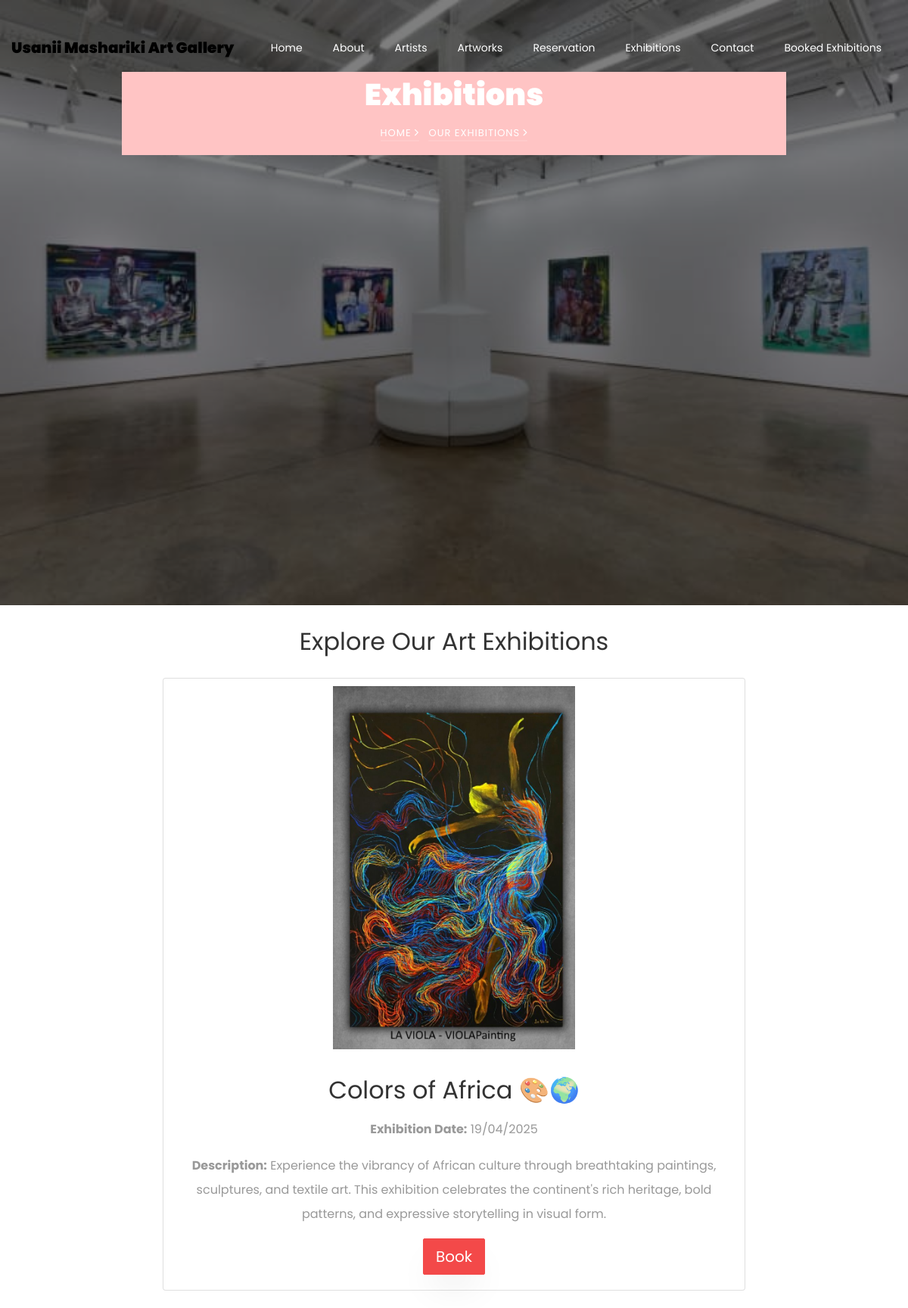
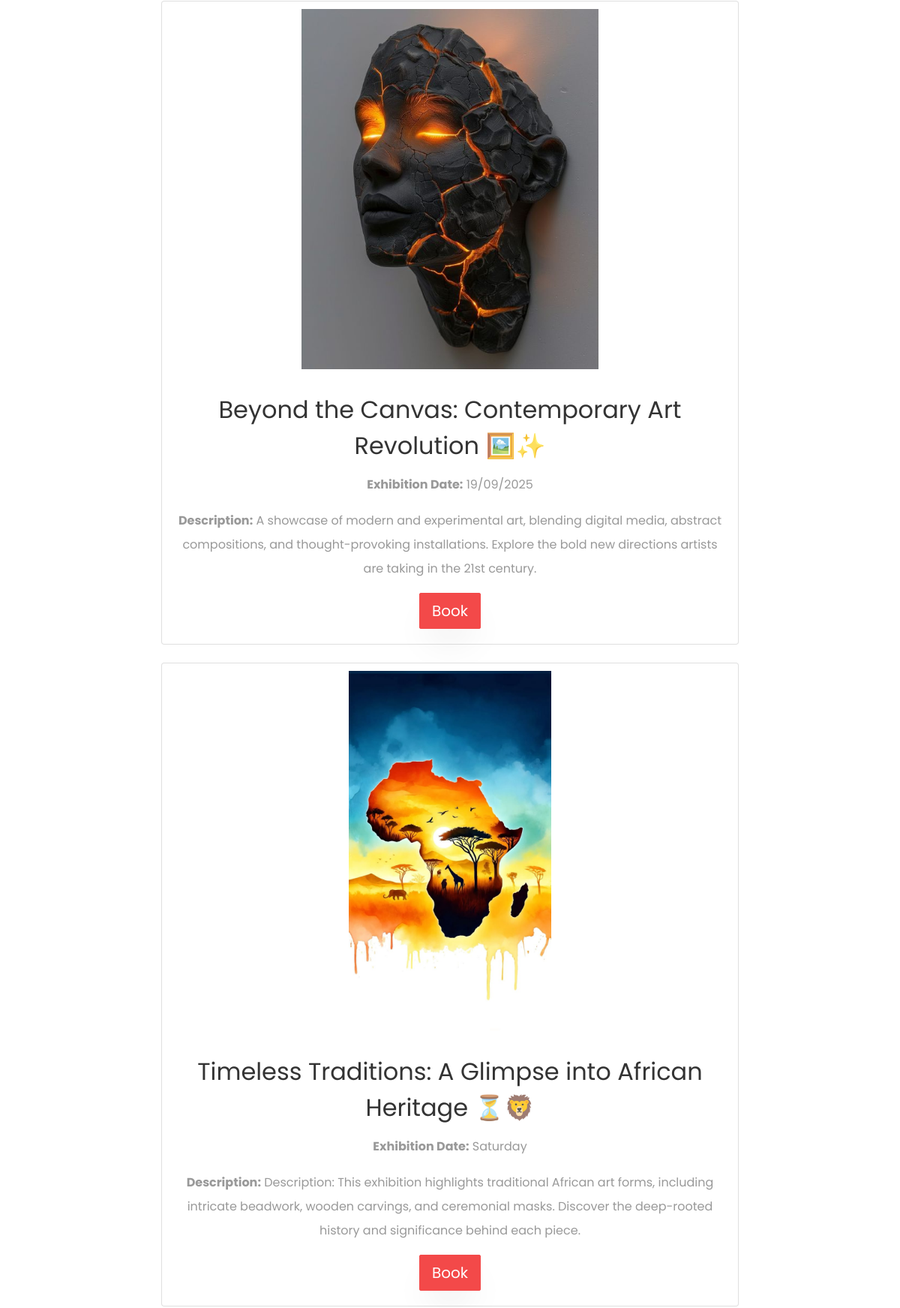
The page /exhibitions/ (upper part) on the database its author committed (2 pictures, top to bottom).
### usanii/models.py (models this page shows, shortened)
class Exhibitions(models.Model):
    title = models.CharField(max_length=255)
    image = models.ImageField(upload_to='exhibitions/')
    date = models.CharField(max_length=200, default='Saturday')
    description = models.TextField(max_length=1000, default='This is an exhibition')

### usanii/views.py (the view)
# urls.py: path('exhibitions/', views.exhibitions, name='exhibitions'),
def exhibitions(request):
    exhibitions = Exhibitions.objects.all()
    footer = Footer.objects.all()
    return render(request, "exhibitions.html", {"exhibitions": exhibitions, "footer": footer})

### usanii/templates/exhibitions.html
{% extends 'common.html' %}
{% load static %}
{% block body %}
    <section class="hero-wrap hero-wrap-2" style="background-image: url('{% static 'images/art8.jpg' %}'); height: 100vh; background-size: cover;" data-stellar-background-ratio="0.5">
      <div class="overlay"></div>
      <div class="container">
        <div class="row no-gutters slider-text align-items-center justify-content-center">
          <div class="col-md-9 ftco-animate text-center" style="background: #ffc4c4">
            <h1 class="mb-2 bread">Exhibitions</h1>
            <p class="breadcrumbs"><span class="mr-2"><a href="{% url 'home' %}">Home <i class="ion-ios-arrow-forward"></i></a></span> <span>Our Exhibitions <i class="ion-ios-arrow-forward"></i></span></p>
          </div>
        </div>
      </div>
    </section>
<div class="container" style="background: white">
    <h2 class="text-center my-4">Explore Our Art Exhibitions</h2>
    <div class="row justify-content-center" >
        {% for exhibitions in exhibitions %}
        <div class="col-md-8 mb-4">
            <div class="card">
                <img src="{{ exhibitions.image.url }}" class="card-img-top" alt="{{ exhibitions.title }}"
                     style="height: 500px; width: 100%; object-fit: contain; padding: 10px;">
                <div class="card-body text-center">
                    <h2 class="card-title">{{ exhibitions.title }}</h2>
                    <p class="card-text"><strong>Exhibition Date:</strong> {{ exhibitions.date }}</p>
                    <p class="card-text"><strong>Description:</strong> {{ exhibitions.description }}</p>
                    <a href="{% url 'reservation' %}" class="btn btn-primary btn-lg">Book</a>
                </div>
            </div>
        </div>
        {% endfor %}
    </div>
</div>
{% endblock %}

### rows shown on the page
Exhibitions: image (picture), title "Colors of Africa 🎨🌍", date "19/04/2025", description "Experience the vibrancy of African culture through breathtaking paintings, sculptures, and textile art. This exhibition celebrates the continent's rich heritage, bold patterns, and expressive storytelling in visual form."
Exhibitions: image (picture), title "Beyond the Canvas: Contemporary Art Revolution 🖼️✨", date "19/09/2025", description "A showcase of modern and experimental art, blending digital media, abstract compositions, and thought-provoking installations. Explore the bold new directions artists are taking in the 21st century."
Exhibitions: image (picture), title "Timeless Traditions: A Glimpse into African Heritage ⏳🦁", date "Saturday", description "Description: This exhibition highlights traditional African art forms, including intricate beadwork, wooden carvings, and ceremonial masks. Discover the deep-rooted history and significance behind each piece."
